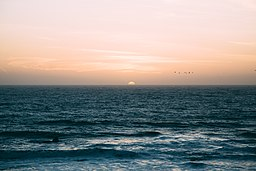
#> input picture Assignment 03-20241203/yellow_horizon.jpg, 256 x 171 px
$ jupyter execute task_2.ipynb
#> lines starting #> are read from the running program, lines starting #| are printed output that depends on the picture
[cell 1]
from skimage.filters import sobel_h, gaussian
from sklearn.linear_model import RANSACRegressor
from sklearn.linear_model import LinearRegression
from skimage import io, color, feature, transform
import matplotlib.pyplot as plt
import numpy as np

[cell 2]
# Load and preprocess the image

horizon_image = io.imread('yellow_horizon.jpg') # Replace with the correct path
#> horizon_image is the input picture: shape (171, 256, 3); mean R, G, B 142.9, 142.4, 140.2
gray_horizon = color.rgb2gray(horizon_image)
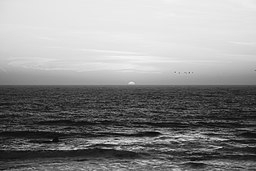
#> gray_horizon: shape (171, 256) float64; min 0.00759, max 0.959, mean 0.558

[cell 3]
plt.imshow(gray_horizon, cmap='gray')
plt.title('Grayscale image')
plt.axis('off')

[cell 4]
# Apply Gaussian smoothing to reduce noise
smoothed_image = gaussian(gray_horizon, sigma=2)
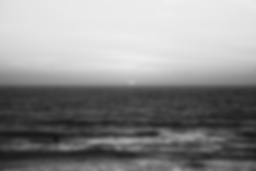
#> smoothed_image: shape (171, 256) float64; min 0.0924, max 0.945, mean 0.558
plt.imshow(smoothed_image, cmap='gray')
plt.title('Smoothed Image')
plt.axis('off')

[cell 5]
# Apply horizontal Sobel filter
sobel_image = sobel_h(smoothed_image)
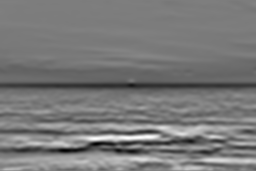
#> sobel_image: shape (171, 256) float64; min -0.173, max 0.178, mean -0.00557; drawn with min black and max white
plt.imshow(sobel_image, cmap='gray')
plt.title('Horizontal Gradient')
plt.axis('off')
plt.show()

[cell 6]
# Find candidate points for RANSAC
height, width = sobel_image.shape
#> height = 171; width = 256
vertical_slices = np.linspace(0, width - 1, 20, dtype=int)
#> vertical_slices = 20 values from 0 to 255
candidate_points = []

[cell 7]
for x in vertical_slices:
    y = np.argmin(sobel_image[:, x]) # Find the minimum gradient along the column
    candidate_points.append([x, y])
#> this loop made 20 passes
#> y on passes 1 to 12: 85, 85, 150, 85, 150, 150, 149, 144, 143, 150, 151, 143
#> after the loop, candidate_points = [[0, 85], [13, 85], [26, 150], [40, 85], [53, 150], [67, 150], [80, 149], [93, 144], [107, 143], [120, 150], [134, 151], [147, 143], [161, 85], [174, 85], [187, 141], [201, 85], [214, 85], [228, 85], [241, 85], [255, 85]]

candidate_points = np.array(candidate_points)
#> candidate_points = 20 rows, first 8: [0, 85], [13, 85], [26, 150], [40, 85], [53, 150], [67, 150], [80, 149], [93, 144]

[cell 8]
# Fit a line using RANSAC
ransac = RANSACRegressor(estimator=LinearRegression(), min_samples=2, residual_threshold=5, max_trials=100)
ransac.fit(candidate_points[:, 0].reshape(-1, 1), candidate_points[:, 1])

[cell 9]
# Extract the line parameters
slope = ransac.estimator_.coef_[0]
intercept = ransac.estimator_.intercept_

[cell 10]
# Plot the original image with the detected line
x_range = np.arange(0, width)
#> x_range = 256 values from 0 to 255
y_range = slope * x_range + intercept
#> y_range = 256 values from 85 to 85

[cell 11]
plt.imshow(horizon_image, cmap='gray')
plt.plot(x_range, y_range, color='red', linewidth=2, label='Detected Horizon')
plt.scatter(candidate_points[:, 0], candidate_points[:, 1], color='blue', label='Candidate Points')
plt.legend()
plt.axis('off')
plt.title('Detected Horizon Line')
plt.show()
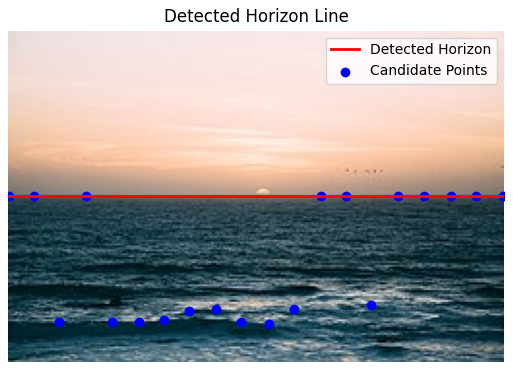
#> figure drawn by matplotlib, 1 panel

[cell 12]
# Rotate the image and test horizon detection
rotated_image = transform.rotate(gray_horizon, angle=15, mode='reflect')
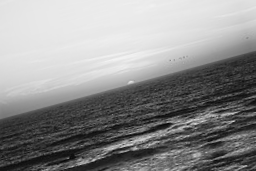
#> rotated_image: shape (171, 256) float64; min 0.0181, max 0.955, mean 0.558
plt.imshow(rotated_image, cmap='gray')
plt.title("Rotated Image")
plt.axis('off')
plt.show()
